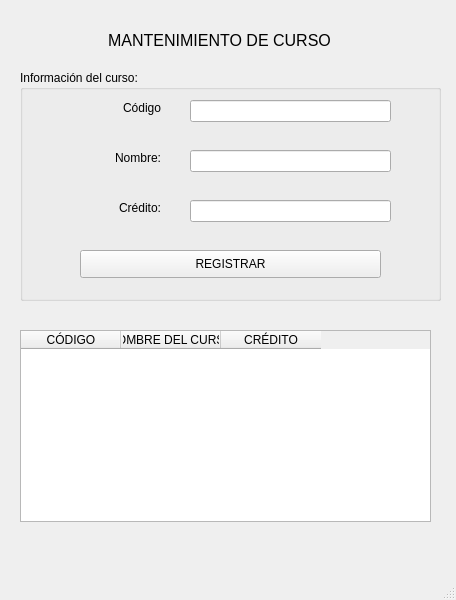
<?xml version="1.0" encoding="UTF-8"?>
<ui version="4.0">
 <class>MainWindow</class>
 <widget class="QMainWindow" name="MainWindow">
  <property name="geometry">
   <rect>
    <x>0</x>
    <y>0</y>
    <width>456</width>
    <height>600</height>
   </rect>
  </property>
  <property name="windowTitle">
   <string>MainWindow</string>
  </property>
  <widget class="QWidget" name="centralwidget">
   <widget class="QLabel" name="label">
    <property name="geometry">
     <rect>
      <x>64</x>
      <y>30</y>
      <width>311</width>
      <height>20</height>
     </rect>
    </property>
    <property name="font">
     <font>
      <pointsize>12</pointsize>
     </font>
    </property>
    <property name="text">
     <string>MANTENIMIENTO DE CURSO</string>
    </property>
    <property name="alignment">
     <set>Qt::AlignCenter</set>
    </property>
   </widget>
   <widget class="QGroupBox" name="groupBox">
    <property name="geometry">
     <rect>
      <x>20</x>
      <y>70</y>
      <width>421</width>
      <height>231</height>
     </rect>
    </property>
    <property name="title">
     <string>Información del curso:</string>
    </property>
    <widget class="QLabel" name="label_2">
     <property name="geometry">
      <rect>
       <x>10</x>
       <y>30</y>
       <width>131</width>
       <height>16</height>
      </rect>
     </property>
     <property name="text">
      <string>Código</string>
     </property>
     <property name="alignment">
      <set>Qt::AlignRight|Qt::AlignTrailing|Qt::AlignVCenter</set>
     </property>
    </widget>
    <widget class="QLineEdit" name="txtCodigo">
     <property name="geometry">
      <rect>
       <x>170</x>
       <y>30</y>
       <width>201</width>
       <height>22</height>
      </rect>
     </property>
    </widget>
    <widget class="QPushButton" name="btnRegistrar">
     <property name="geometry">
      <rect>
       <x>60</x>
       <y>180</y>
       <width>301</width>
       <height>28</height>
      </rect>
     </property>
     <property name="text">
      <string>REGISTRAR</string>
     </property>
    </widget>
    <widget class="QLineEdit" name="txtNombreCurso">
     <property name="geometry">
      <rect>
       <x>170</x>
       <y>80</y>
       <width>201</width>
       <height>22</height>
      </rect>
     </property>
    </widget>
    <widget class="QLineEdit" name="txtCredito">
     <property name="geometry">
      <rect>
       <x>170</x>
       <y>130</y>
       <width>201</width>
       <height>22</height>
      </rect>
     </property>
    </widget>
    <widget class="QLabel" name="label_3">
     <property name="geometry">
      <rect>
       <x>10</x>
       <y>80</y>
       <width>131</width>
       <height>16</height>
      </rect>
     </property>
     <property name="text">
      <string>Nombre:</string>
     </property>
     <property name="alignment">
      <set>Qt::AlignRight|Qt::AlignTrailing|Qt::AlignVCenter</set>
     </property>
    </widget>
    <widget class="QLabel" name="label_4">
     <property name="geometry">
      <rect>
       <x>10</x>
       <y>130</y>
       <width>131</width>
       <height>16</height>
      </rect>
     </property>
     <property name="text">
      <string>Crédito:</string>
     </property>
     <property name="alignment">
      <set>Qt::AlignRight|Qt::AlignTrailing|Qt::AlignVCenter</set>
     </property>
    </widget>
   </widget>
   <widget class="QTableWidget" name="tblCursos">
    <property name="geometry">
     <rect>
      <x>20</x>
      <y>330</y>
      <width>411</width>
      <height>192</height>
     </rect>
    </property>
    <column>
     <property name="text">
      <string>CÓDIGO</string>
     </property>
    </column>
    <column>
     <property name="text">
      <string>NOMBRE DEL CURSO</string>
     </property>
    </column>
    <column>
     <property name="text">
      <string>CRÉDITO</string>
     </property>
    </column>
   </widget>
  </widget>
  <widget class="QStatusBar" name="statusbar"/>
 </widget>
 <resources/>
 <connections/>
</ui>
